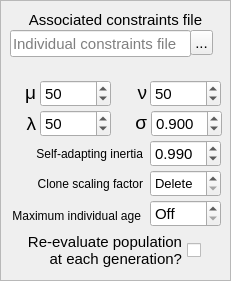
       <widget class="QFrame" name="frame_GeneralPopulationSettings">
        <property name="geometry">
         <rect>
          <x>10</x>
          <y>90</y>
          <width>231</width>
          <height>281</height>
         </rect>
        </property>
        <property name="font">
         <font>
          <pointsize>11</pointsize>
         </font>
        </property>
        <property name="frameShape">
         <enum>QFrame::StyledPanel</enum>
        </property>
        <property name="frameShadow">
         <enum>QFrame::Raised</enum>
        </property>
        <widget class="QDoubleSpinBox" name="doubleSpinBox_Sigma">
         <property name="geometry">
          <rect>
           <x>151</x>
           <y>110</y>
           <width>71</width>
           <height>27</height>
          </rect>
         </property>
         <property name="toolTip">
          <string>'Sigma' is the strength of the evolutionary operators. If Sigma is high, children individuals will be very different from the parents;
on the contrary, if Sigma is low, children individuals will be closer to the parents.</string>
         </property>
         <property name="decimals">
          <number>3</number>
         </property>
         <property name="minimum">
          <double>0.000000000000000</double>
         </property>
         <property name="maximum">
          <double>0.999000000000000</double>
         </property>
         <property name="singleStep">
          <double>0.001000000000000</double>
         </property>
         <property name="value">
          <double>0.900000000000000</double>
         </property>
        </widget>
        <widget class="QLabel" name="label_5">
         <property name="geometry">
          <rect>
           <x>15</x>
           <y>82</y>
           <width>21</width>
           <height>21</height>
          </rect>
         </property>
         <property name="font">
          <font>
           <pointsize>14</pointsize>
          </font>
         </property>
         <property name="toolTip">
          <string>'Mu' is the number of individuals that will be included in the population.</string>
         </property>
         <property name="whatsThis">
          <string>'Mu' is the number of individuals that will be included in the population.</string>
         </property>
         <property name="text">
          <string>μ</string>
         </property>
         <property name="alignment">
          <set>Qt::AlignRight|Qt::AlignTrailing|Qt::AlignVCenter</set>
         </property>
         <property name="wordWrap">
          <bool>true</bool>
         </property>
        </widget>
        <widget class="QLabel" name="label_6">
         <property name="geometry">
          <rect>
           <x>16</x>
           <y>113</y>
           <width>20</width>
           <height>21</height>
          </rect>
         </property>
         <property name="font">
          <font>
           <pointsize>14</pointsize>
          </font>
         </property>
         <property name="toolTip">
          <string>'Lambda' is the number of new individuals that will be generated at each generation.</string>
         </property>
         <property name="text">
          <string>λ</string>
         </property>
         <property name="alignment">
          <set>Qt::AlignRight|Qt::AlignTrailing|Qt::AlignVCenter</set>
         </property>
         <property name="wordWrap">
          <bool>true</bool>
         </property>
        </widget>
        <widget class="QLabel" name="label_7">
         <property name="geometry">
          <rect>
           <x>126</x>
           <y>82</y>
           <width>21</width>
           <height>21</height>
          </rect>
         </property>
         <property name="font">
          <font>
           <pointsize>14</pointsize>
          </font>
         </property>
         <property name="toolTip">
          <string>'Nu' is the size of the INITIAL population. If Nu &gt; Mu, the population will be resized at the end of the first generation.</string>
         </property>
         <property name="text">
          <string>ν</string>
         </property>
         <property name="alignment">
          <set>Qt::AlignRight|Qt::AlignTrailing|Qt::AlignVCenter</set>
         </property>
         <property name="wordWrap">
          <bool>true</bool>
         </property>
        </widget>
        <widget class="QLabel" name="label_15">
         <property name="geometry">
          <rect>
           <x>127</x>
           <y>112</y>
           <width>20</width>
           <height>21</height>
          </rect>
         </property>
         <property name="font">
          <font>
           <pointsize>14</pointsize>
          </font>
         </property>
         <property name="toolTip">
          <string>'Sigma' is the strength of the evolutionary operators. If Sigma is high, children individuals will be very different from the parents;
on the contrary, if Sigma is low, children individuals will be closer to the parents.</string>
         </property>
         <property name="text">
          <string>σ</string>
         </property>
         <property name="alignment">
          <set>Qt::AlignRight|Qt::AlignTrailing|Qt::AlignVCenter</set>
         </property>
         <property name="wordWrap">
          <bool>true</bool>
         </property>
        </widget>
        <widget class="QLabel" name="label_16">
         <property name="geometry">
          <rect>
           <x>22</x>
           <y>143</y>
           <width>121</width>
           <height>21</height>
          </rect>
         </property>
         <property name="font">
          <font>
           <pointsize>9</pointsize>
          </font>
         </property>
         <property name="toolTip">
          <string>'Inertia' triggers the self-adapting mechanism of ugp3, influencing Sigma, the activation probabilities of the operators, and the selection type.</string>
         </property>
         <property name="text">
          <string>Self-adapting inertia</string>
         </property>
         <property name="alignment">
          <set>Qt::AlignRight|Qt::AlignTrailing|Qt::AlignVCenter</set>
         </property>
         <property name="wordWrap">
          <bool>true</bool>
         </property>
        </widget>
        <widget class="QCheckBox" name="checkBox_DiscardFitness">
         <property name="geometry">
          <rect>
           <x>10</x>
           <y>230</y>
           <width>191</width>
           <height>41</height>
          </rect>
         </property>
         <property name="font">
          <font>
           <pointsize>11</pointsize>
          </font>
         </property>
         <property name="toolTip">
          <string>If this option is checked, ALL individuals are evaluated at each generation.
Normally, only new individuals are evaluated.</string>
         </property>
         <property name="layoutDirection">
          <enum>Qt::RightToLeft</enum>
         </property>
         <property name="autoFillBackground">
          <bool>false</bool>
         </property>
         <property name="text">
          <string>Re-evaluate population
at each generation?</string>
         </property>
        </widget>
        <widget class="QSpinBox" name="spinBox_Mu">
         <property name="geometry">
          <rect>
           <x>40</x>
           <y>80</y>
           <width>71</width>
           <height>27</height>
          </rect>
         </property>
         <property name="toolTip">
          <string>'Mu' is the number of individuals that will be included in the population.</string>
         </property>
         <property name="minimum">
          <number>1</number>
         </property>
         <property name="maximum">
          <number>1000000</number>
         </property>
         <property name="value">
          <number>50</number>
         </property>
        </widget>
        <widget class="QSpinBox" name="spinBox_Lambda">
         <property name="geometry">
          <rect>
           <x>40</x>
           <y>110</y>
           <width>71</width>
           <height>27</height>
          </rect>
         </property>
         <property name="toolTip">
          <string>'Lambda' is the number of new individuals that will be generated at each generation.</string>
         </property>
         <property name="minimum">
          <number>1</number>
         </property>
         <property name="maximum">
          <number>10000000</number>
         </property>
         <property name="value">
          <number>50</number>
         </property>
        </widget>
        <widget class="QSpinBox" name="spinBox_Nu">
         <property name="geometry">
          <rect>
           <x>150</x>
           <y>80</y>
           <width>71</width>
           <height>27</height>
          </rect>
         </property>
         <property name="toolTip">
          <string>'Nu' is the size of the INITIAL population. If Nu &gt; Mu, the population will be resized at the end of the first generation.</string>
         </property>
         <property name="minimum">
          <number>1</number>
         </property>
         <property name="maximum">
          <number>1000000000</number>
         </property>
         <property name="value">
          <number>50</number>
         </property>
        </widget>
        <widget class="QDoubleSpinBox" name="doubleSpinBox_Inertia">
         <property name="geometry">
          <rect>
           <x>150</x>
           <y>140</y>
           <width>71</width>
           <height>27</height>
          </rect>
         </property>
         <property name="toolTip">
          <string>'Inertia' triggers the self-adapting mechanism of ugp3, influencing Sigma, the activation probabilities of the operators, and the selection type.</string>
         </property>
         <property name="decimals">
          <number>3</number>
         </property>
         <property name="minimum">
          <double>0.000000000000000</double>
         </property>
         <property name="maximum">
          <double>1.000000000000000</double>
         </property>
         <property name="singleStep">
          <double>0.001000000000000</double>
         </property>
         <property name="value">
          <double>0.990000000000000</double>
         </property>
        </widget>
        <widget class="QLabel" name="label_27">
         <property name="geometry">
          <rect>
           <x>10</x>
           <y>10</y>
           <width>211</width>
           <height>20</height>
          </rect>
         </property>
         <property name="toolTip">
          <string>The constraints file describes the structure of an individual.</string>
         </property>
         <property name="text">
          <string>Associated constraints file</string>
         </property>
         <property name="alignment">
          <set>Qt::AlignCenter</set>
         </property>
        </widget>
        <widget class="QLineEdit" name="lineEdit_ConstraintsFile">
         <property name="geometry">
          <rect>
           <x>10</x>
           <y>30</y>
           <width>181</width>
           <height>27</height>
          </rect>
         </property>
         <property name="toolTip">
          <string>The constraints file describes the structure of an individual.</string>
         </property>
         <property name="text">
          <string/>
         </property>
         <property name="placeholderText">
          <string>Individual constraints file</string>
         </property>
        </widget>
        <widget class="QLabel" name="label_26">
         <property name="geometry">
          <rect>
           <x>22</x>
           <y>173</y>
           <width>121</width>
           <height>21</height>
          </rect>
         </property>
         <property name="font">
          <font>
           <pointsize>9</pointsize>
          </font>
         </property>
         <property name="toolTip">
          <string>If a genotype-level clone of an individual is found,
its fitness value is scaled by this factor. By default, clones are deleted.</string>
         </property>
         <property name="text">
          <string>Clone scaling factor</string>
         </property>
         <property name="alignment">
          <set>Qt::AlignRight|Qt::AlignTrailing|Qt::AlignVCenter</set>
         </property>
         <property name="wordWrap">
          <bool>true</bool>
         </property>
        </widget>
        <widget class="QDoubleSpinBox" name="doubleSpinBox_CloneScalingFactor">
         <property name="geometry">
          <rect>
           <x>150</x>
           <y>170</y>
           <width>71</width>
           <height>27</height>
          </rect>
         </property>
         <property name="font">
          <font>
           <pointsize>10</pointsize>
          </font>
         </property>
         <property name="toolTip">
          <string>If a genotype-level clone of an individual is found,
its fitness value is scaled by this factor. By default, clones are deleted.</string>
         </property>
         <property name="frame">
          <bool>true</bool>
         </property>
         <property name="alignment">
          <set>Qt::AlignLeading|Qt::AlignLeft|Qt::AlignVCenter</set>
         </property>
         <property name="specialValueText">
          <string>Delete</string>
         </property>
         <property name="decimals">
          <number>3</number>
         </property>
         <property name="minimum">
          <double>0.000000000000000</double>
         </property>
         <property name="maximum">
          <double>1.000000000000000</double>
         </property>
         <property name="singleStep">
          <double>0.001000000000000</double>
         </property>
         <property name="value">
          <double>0.000000000000000</double>
         </property>
        </widget>
        <widget class="QSpinBox" name="spinBox_MaximumAge">
         <property name="geometry">
          <rect>
           <x>150</x>
           <y>200</y>
           <width>71</width>
           <height>27</height>
          </rect>
         </property>
         <property name="toolTip">
          <string>Individuals who are created at a certain generation will be removed
after this many generatons, leaving more room for new ones.</string>
         </property>
         <property name="specialValueText">
          <string>Off</string>
         </property>
         <property name="minimum">
          <number>0</number>
         </property>
         <property name="maximum">
          <number>999999999</number>
         </property>
         <property name="value">
          <number>0</number>
         </property>
        </widget>
        <widget class="QLabel" name="label_28">
         <property name="geometry">
          <rect>
           <x>0</x>
           <y>200</y>
           <width>141</width>
           <height>31</height>
          </rect>
         </property>
         <property name="font">
          <font>
           <pointsize>9</pointsize>
          </font>
         </property>
         <property name="toolTip">
          <string>Individuals who are created at a certain generation will be removed
after this many generatons, leaving more room for new ones.</string>
         </property>
         <property name="text">
          <string>Maximum individual age</string>
         </property>
         <property name="alignment">
          <set>Qt::AlignRight|Qt::AlignTrailing|Qt::AlignVCenter</set>
         </property>
         <property name="wordWrap">
          <bool>true</bool>
         </property>
        </widget>
        <widget class="QToolButton" name="toolButton_StatusFile_2">
         <property name="geometry">
          <rect>
           <x>190</x>
           <y>30</y>
           <width>23</width>
           <height>25</height>
          </rect>
         </property>
         <property name="text">
          <string>...</string>
         </property>
        </widget>
       </widget>
